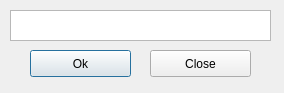
<?xml version="1.0" encoding="UTF-8"?>
<ui version="4.0">
 <class>Dialog</class>
 <widget class="QDialog" name="Dialog">
  <property name="geometry">
   <rect>
    <x>0</x>
    <y>0</y>
    <width>284</width>
    <height>93</height>
   </rect>
  </property>
  <property name="windowTitle">
   <string>Write Here!</string>
  </property>
  <widget class="QTextEdit" name="TextInput">
   <property name="geometry">
    <rect>
     <x>10</x>
     <y>10</y>
     <width>261</width>
     <height>31</height>
    </rect>
   </property>
  </widget>
  <widget class="QPushButton" name="OkButton">
   <property name="geometry">
    <rect>
     <x>30</x>
     <y>50</y>
     <width>101</width>
     <height>27</height>
    </rect>
   </property>
   <property name="text">
    <string>Ok</string>
   </property>
  </widget>
  <widget class="QPushButton" name="CloseButton">
   <property name="geometry">
    <rect>
     <x>150</x>
     <y>50</y>
     <width>101</width>
     <height>27</height>
    </rect>
   </property>
   <property name="text">
    <string>Close</string>
   </property>
  </widget>
 </widget>
 <resources/>
 <connections/>
</ui>
